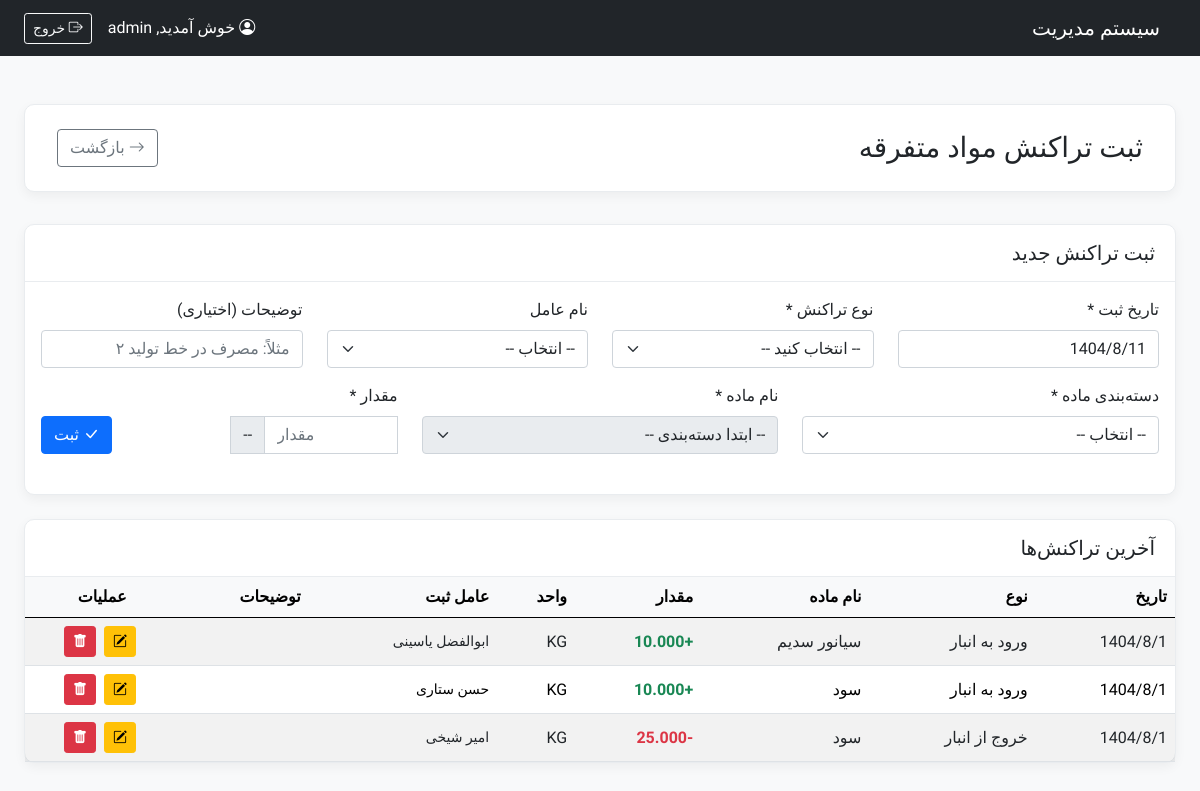
/modules/Warehouse/misc_transactions.php (signed in), run on the app's committed database.
### tables this page shows
CREATE TABLE `tbl_misc_transactions` (
  `TransactionID` bigint(20) NOT NULL,
  `TransactionDate` datetime NOT NULL DEFAULT current_timestamp(),
  `ItemID` int(11) NOT NULL,
  `TransactionTypeID` int(11) NOT NULL COMMENT 'FK به جدول انواع تراکنش (ورود، خروج، کسر، اضافه)',
  `Quantity` decimal(10,3) NOT NULL COMMENT 'مقدار (مثبت برای ورود/اضافه، منفی برای خروج/کسر)',
  `OperatorEmployeeID` int(11) DEFAULT NULL COMMENT 'FK به جدول کارمندان (عامل)',
  `Description` text DEFAULT NULL COMMENT 'توضیحات (مثلاً برای انبارگردانی)'
);

CREATE TABLE `tbl_transaction_types` (
  `TypeID` int(11) NOT NULL,
  `TypeName` varchar(100) NOT NULL,
  `StockEffect` smallint(6) NOT NULL DEFAULT 0 COMMENT '1 برای افزایش, -1 برای کاهش, 0 بی‌اثر'
);

CREATE TABLE `tbl_misc_items` (
  `ItemID` int(11) NOT NULL,
  `ItemName` varchar(255) NOT NULL,
  `CategoryID` int(11) NOT NULL,
  `Unit` varchar(50) NOT NULL COMMENT 'واحد اندازه‌گیری',
  `UnitID` int(11) NOT NULL COMMENT 'FK به جدول واحدهای اندازه‌گیری (tbl_units)',
  `SafetyStock` decimal(10,3) DEFAULT NULL COMMENT 'موجودی اطمینان (اختیاری)'
);

CREATE TABLE `tbl_units` (
  `UnitID` int(11) NOT NULL,
  `UnitName` varchar(50) NOT NULL,
  `Symbol` varchar(10) NOT NULL
);

CREATE TABLE `tbl_employees` (
  `EmployeeID` int(11) NOT NULL,
  `name` varchar(255) NOT NULL,
  `DepartmentID` int(11) DEFAULT NULL,
  `JobTitle` varchar(150) DEFAULT NULL,
  `HireDate` date DEFAULT NULL,
  `Status` enum('Active','Inactive') NOT NULL DEFAULT 'Active'
);

### config/functions.php (called while the page is built, shortened)
<?php
if (!function_exists('jdf_gregorian_to_jalali')) {
    require_once __DIR__ . '/../lib/jdf.php';
}
function to_jalali($gregorian_date) {
    $datetime_parts = explode(' ', $gregorian_date);
    $date_part = $datetime_parts[0];
    $parts = explode('-', $date_part);
    if (count($parts) === 3 && is_numeric($parts[0]) && is_numeric($parts[1]) && is_numeric($parts[2])) {
        list($g_y, $g_m, $g_d) = $parts;
         if ($g_y > 0) {
            return jdf_gregorian_to_jalali($g_y, $g_m, $g_d, '/');
        }
    }
    return '';
}
?>

### lib/jdf.php (called while the page is built, shortened)
<?php
function jdf_div($a,$b)
{
	return (int) ($a / $b);
}
function jdf_gregorian_to_jalali($g_y, $g_m, $g_d, $mod='')
{
	$g_days_in_month = array(31, 28, 31, 30, 31, 30, 31, 31, 30, 31, 30, 31);
	$j_days_in_month = array(31, 31, 31, 31, 31, 31, 30, 30, 30, 30, 30, 29);
	$gy = $g_y-1600;
	$gm = $g_m-1;
	$gd = $g_d-1;
	$g_day_no = 365*$gy+jdf_div($gy+3,4)-jdf_div($gy+99,100)+jdf_div($gy+399,400);
	for ($i=0; $i < $gm; ++$i)
		$g_day_no += $g_days_in_month[$i];
	$g_day_no += $gd;
	$j_day_no = $g_day_no-79;
	$j_np = jdf_div($j_day_no, 12053);
	$j_day_no = $j_day_no % 12053;
	$jy = 979+33*$j_np+4*jdf_div($j_day_no,1461);
	$j_day_no %= 1461;
	if ($j_day_no >= 366)
	{
		$jy += jdf_div($j_day_no-1, 365);
		$j_day_no = ($j_day_no-1)%365;
	}
	for ($i = 0; $i < 11 && $j_day_no >= $j_days_in_month[$i]; ++$i)
		$j_day_no -= $j_days_in_month[$i];
	$jm = $i+1;
	$jd = $j_day_no+1;
	return ($mod=='')?array($jy,$jm,$jd):$jy.$mod.$jm.$mod.$jd;
}
?>

### config/crud_helpers.php (called while the page is built, shortened)
<?php
function find_all(PDO $pdo, string $sql, array $params = []): array
{
    try {
        $stmt = $pdo->prepare($sql);
        $stmt->execute($params);
        return $stmt->fetchAll(PDO::FETCH_ASSOC);
    } catch (PDOException $e) {
        error_log("Error in find_all: " . $e->getMessage() . " | SQL: " . $sql . " | Params: " . print_r($params, true));
        return [];
    }
}
?>

### modules/Warehouse/misc_transactions.php (the view, shortened to what this page needs)
<?php
require_once __DIR__ . '/../../config/init.php';
$employees = find_all($pdo, "SELECT EmployeeID, name FROM tbl_employees ORDER BY name");
$quotedTypeNames = implode(',', array_map(function ($name) use ($pdo) { return $pdo->quote($name); }, ALLOWED_TYPE_NAMES));
$editMode = false;
$initial_log_date_jalali = $_SESSION['misc_transaction_date'] ?? to_jalali(date('Y-m-d'));
$current_page = isset($_GET['page']) && is_numeric($_GET['page']) ? (int)$_GET['page'] : 1;
$offset = ($current_page - 1) * RECORDS_PER_PAGE;
$history_query = "
    SELECT t.*, mi.ItemName, u.Symbol as UnitSymbol, tt.TypeName as TransactionTypeName, tt.StockEffect, op.name as OperatorName
    FROM tbl_misc_transactions t
    JOIN tbl_misc_items mi ON t.ItemID = mi.ItemID
    JOIN tbl_units u ON mi.UnitID = u.UnitID
    JOIN tbl_transaction_types tt ON t.TransactionTypeID = tt.TypeID
    LEFT JOIN tbl_employees op ON t.OperatorEmployeeID = op.EmployeeID
    WHERE tt.TypeName IN ($quotedTypeNames)
    ORDER BY t.TransactionDate DESC, t.TransactionID DESC
    LIMIT :limit OFFSET :offset
";
$history_stmt = $pdo->prepare($history_query);
$history_stmt->bindValue(':limit', RECORDS_PER_PAGE, PDO::PARAM_INT);
$history_stmt->bindValue(':offset', $offset, PDO::PARAM_INT);
$history_stmt->execute();
$recentTransactions = $history_stmt->fetchAll(PDO::FETCH_ASSOC);
$pageTitle = "ثبت تراکنش مواد متفرقه";
include __DIR__ . '/../../templates/header.php';
?>
<div class="page-header d-flex justify-content-between align-items-center">
    <h1 class="h3 mb-0"><?php echo $pageTitle; ?></h1>
    <a href="misc_index.php" class="btn btn-outline-secondary"><i class="bi bi-arrow-right"></i> بازگشت</a>
</div>
<form id="transaction-form">
    <div class="card content-card mb-4">
        <div class="card-header d-flex justify-content-between align-items-center">
            <h5 class="mb-0"><?php echo $editMode ? 'ویرایش تراکنش' : 'ثبت تراکنش جدید'; ?></h5>
        </div>
        <div class="card-body">
            <div class="row">
                <div class="col-md-3 mb-3">
                    <label for="transaction_date" class="form-label">تاریخ ثبت *</label>
                    <input type="text" id="transaction_date" name="transaction_date" class="form-control persian-date persistent-input" data-session-key="misc_transaction_date"
                           value="<?php echo $initial_log_date_jalali; ?>" required>
                </div>
                 <div class="col-md-3 mb-3">
                    <label for="transaction_type_id" class="form-label">نوع تراکنش *</label>
                    <select id="transaction_type_id" name="transaction_type_id" class="form-select" required>
                        <option value="">-- انتخاب کنید --</option>
                    </select>
                </div>
                 <div class="col-md-3 mb-3">
                    <label for="operator_employee_id" class="form-label">نام عامل</label>
                    <select id="operator_employee_id" name="operator_employee_id" class="form-select">
                        <option value="">-- انتخاب --</option>
                    </select>
                </div>
                 <div class="col-md-3 mb-3">
                    <label for="description" class="form-label">توضیحات (اختیاری)</label>
                    <input type="text" id="description" name="description" class="form-control" placeholder="مثلاً: مصرف در خط تولید ۲">
                </div>
            </div>
            <div class="row align-items-end">
                 <div class="col-md-4 mb-3">
                     <label for="category_id" class="form-label">دسته‌بندی ماده *</label>
                     <select id="category_id" name="category_id" class="form-select" required>
                         <option value="">-- انتخاب --</option>
                     </select>
                 </div>
                 <div class="col-md-4 mb-3">
                      <label for="item_id" class="form-label">نام ماده *</label>
                      <select id="item_id" name="item_id" class="form-select" required disabled>
                         <option value="">-- ابتدا دسته‌بندی --</option>
                      </select>
                 </div>
                 <div class="col-md-2 mb-3">
                     <label for="quantity" class="form-label" id="quantity_label">مقدار *</label>
                     <div class="input-group">
                        <input type="number" step="0.01" id="quantity" name="quantity" class="form-control" placeholder="مقدار" required>
                        <span class="input-group-text" id="quantity-unit">--</span>
                     </div>
                 </div>
                 <div class="col-md-2 mb-3 text-end">
                     <button type="submit" id="submit-button" class="btn <?php echo $editMode ? 'btn-warning' : 'btn-primary'; ?>">
                         <i class="bi <?php echo $editMode ? 'bi-save' : 'bi-check-lg'; ?>"></i> <?php echo $editMode ? 'ذخیره تغییرات' : 'ثبت'; ?>
                     </button>
                 </div>
            </div>
        </div>
    </div>
</form>
<div class="card content-card mt-4">
    <div class="card-header"><h5 class="mb-0">آخرین تراکنش‌ها</h5></div>
    <div class="card-body p-0">
        <div class="table-responsive">
            <table class="table table-striped table-hover table-sm mb-0">
                <thead>
                    <tr>
                        <th class="p-2">تاریخ</th>
                        <th class="p-2">نوع</th>
                        <th class="p-2">نام ماده</th>
                        <th class="p-2">مقدار</th>
                        <th class="p-2">واحد</th>
                        <th class="p-2">عامل ثبت</th>
                        <th class="p-2">توضیحات</th>
                        <th class="p-2 text-center">عملیات</th>
                    </tr>
                </thead>
                <tbody id="history-tbody">
                    <?php if (empty($recentTransactions)): ?>
                        <tr><td colspan="8" class="text-center p-3 text-muted">هنوز رکوردی ثبت نشده است.</td></tr>
                    <?php else: ?>
                        <?php foreach($recentTransactions as $tx):
                             $quantity = (float)($tx['Quantity'] ?? 0);
                             $effect = (int)($tx['StockEffect'] ?? 0);
                             $displayQuantity = number_format(abs($quantity), 3);
                             $quantityClass = ($effect > 0) ? 'text-success' : (($effect < 0) ? 'text-danger' : '');
                             $quantityPrefix = ($effect < 0) ? '-' : '+';
                        ?>
                        <tr>
                            <td class="p-2"><?php echo to_jalali($tx['TransactionDate']); ?></td>
                            <td class="p-2"><?php echo htmlspecialchars($tx['TransactionTypeName']); ?></td>
                            <td class="p-2"><?php echo htmlspecialchars($tx['ItemName']); ?></td>
                            <td class="p-2 fw-bold <?php echo $quantityClass; ?>"><?php echo $quantityPrefix . $displayQuantity; ?></td>
                            <td class="p-2"><?php echo htmlspecialchars($tx['UnitSymbol']); ?></td>
                            <td class="p-2 small"><?php echo htmlspecialchars($tx['OperatorName'] ?? '-'); ?></td>
                            <td class="p-2 small"><?php echo htmlspecialchars($tx['Description'] ?? '-'); ?></td>
                            <td class="p-2 text-center text-nowrap">
                                <a href="?edit_id=<?php echo (int)$tx['TransactionID']; ?>&page=<?php echo $current_page; ?>" class="btn btn-warning btn-sm me-1" title="ویرایش">
                                    <i class="bi bi-pencil-square"></i>
                                </a>
                                <button type="button" class="btn btn-danger btn-sm delete-btn" data-tx-id="<?php echo (int)$tx['TransactionID']; ?>" data-bs-toggle="modal" data-bs-target="#deleteConfirmModal" title="حذف">
                                    <i class="bi bi-trash-fill"></i>
                                </button>
                            </td>
                        </tr>
                        <?php endforeach; ?>
                    <?php endif; ?>
                </tbody>
            </table>
        </div>
    </div>
</div>
<?php include __DIR__ . '/../../templates/footer.php'; ?>

### assets/css/style.css (style rules this page uses)
body { font-family: 'Vazirmatn', sans-serif; background-color: #f4f7f9; }
.page-header { background-color: #ffffff; padding: 1.5rem 2rem; border-radius: 10px; margin-bottom: 2rem; box-shadow: 0 4px 12px rgba(0,0,0,0.05); border: 1px solid #e9ecef; }
.content-card { border: 1px solid #e9ecef; border-radius: 10px; box-shadow: 0 4px 12px rgba(0,0,0,0.05); background-color: #ffffff; }
.content-card .card-header { background-color: transparent; border-bottom: 1px solid #e9ecef; font-weight: 600; font-size: 1.1rem; padding: 1rem 1.25rem; }
.table th { font-weight: 600; white-space: nowrap; background-color: #f8f9fa; }
.table td { vertical-align: middle; }

### data on the page
tbl_misc_transactions: TransactionDate "1404/8/1", TransactionTypeID.TypeName "ورود به انبار", ItemID.ItemName "سیانور سدیم", TransactionTypeID.StockEffect "+", Quantity "10.000", tbl_units.Symbol "KG", OperatorEmployeeID.name "ابوالفضل یاسینی"
tbl_misc_transactions: TransactionDate "1404/8/1", TransactionTypeID.TypeName "ورود به انبار", ItemID.ItemName "سود", TransactionTypeID.StockEffect "+", Quantity "10.000", tbl_units.Symbol "KG", OperatorEmployeeID.name "حسن ستاری"
tbl_misc_transactions: TransactionDate "1404/8/1", TransactionTypeID.TypeName "خروج از انبار", ItemID.ItemName "سود", TransactionTypeID.StockEffect "-", Quantity "25.000", tbl_units.Symbol "KG", OperatorEmployeeID.name "امیر شیخی"

### other printed values
$_SESSION['username'] "admin"
$pageTitle "ثبت تراکنش مواد متفرقه"
